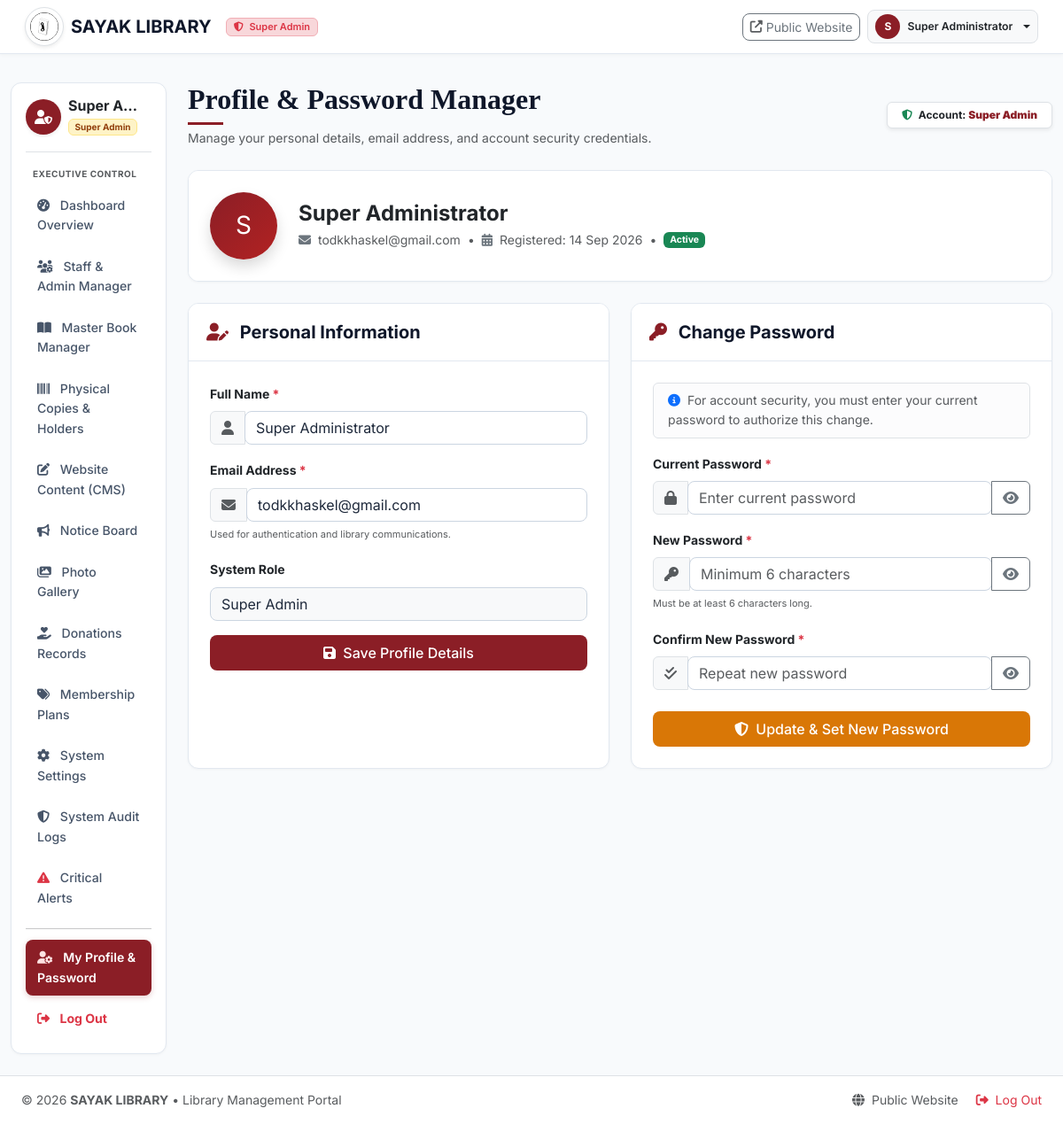
Page /member/profile.php (signed in) on the committed database.
### tables this page shows
CREATE TABLE `system_settings` (
  `id` INT UNSIGNED AUTO_INCREMENT PRIMARY KEY,
  `setting_key` VARCHAR(100) NOT NULL UNIQUE,
  `setting_value` TEXT DEFAULT NULL,
  `updated_at` TIMESTAMP DEFAULT CURRENT_TIMESTAMP ON UPDATE CURRENT_TIMESTAMP
);

CREATE TABLE `users` (
  `id` INT UNSIGNED AUTO_INCREMENT PRIMARY KEY,
  `role_id` INT UNSIGNED NOT NULL,
  `full_name` VARCHAR(100) NOT NULL,
  `email` VARCHAR(120) NOT NULL UNIQUE,
  `password` VARCHAR(255) NOT NULL,
  `status` ENUM('Active', 'Restricted', 'Suspended', 'Pending') NOT NULL DEFAULT 'Active',
  `created_at` TIMESTAMP DEFAULT CURRENT_TIMESTAMP,
  `updated_at` TIMESTAMP DEFAULT CURRENT_TIMESTAMP ON UPDATE CURRENT_TIMESTAMP,
  FOREIGN KEY (`role_id`) REFERENCES `roles` (`id`) ON DELETE CASCADE
);

CREATE TABLE `roles` (
  `id` INT UNSIGNED AUTO_INCREMENT PRIMARY KEY,
  `role_name` VARCHAR(50) NOT NULL UNIQUE,
  `role_code` VARCHAR(20) NOT NULL UNIQUE,
  `description` VARCHAR(255) DEFAULT NULL,
  `created_at` TIMESTAMP DEFAULT CURRENT_TIMESTAMP
);

### profile.php (the view, shortened to what the rows shown need)
<?php
require_once __DIR__ . '/includes/functions.php';
require_once __DIR__ . '/includes/auth.php';
$userId = $_SESSION['user_id'];
$db = getDB();
$uStmt = $db->prepare("
    SELECT u.*, r.role_name, r.role_code
    FROM users u
    JOIN roles r ON u.role_id = r.id
    WHERE u.id = ?
");
$uStmt->execute([$userId]);
$uStmt->execute([$userId]);
$user = $uStmt->fetch();
require_once __DIR__ . '/includes/header.php';
?>
<div class="container-fluid py-4">
    <div class="row g-4">
        <div class="col-lg-3 col-xl-2 d-print-none">
            <?php require_once __DIR__ . '/includes/sidebar.php'; ?>
        </div>
        <div class="col-lg-9 col-xl-10">
            <div class="d-flex flex-wrap justify-content-between align-items-center mb-4">
                <div>
                    <h2 class="section-title mb-1">Profile & Password Manager</h2>
                </div>
                <div class="mt-2 mt-md-0">
                    <span class="badge bg-white text-dark border px-3 py-2 shadow-sm font-serif">
                        <i class="fas fa-shield-alt text-success me-1"></i> Account:
                        <strong class="text-maroon" style="color: #8B1E26;"><?= escape($user['role_name']) ?></strong>
                    </span>
                </div>
            </div>
            <div class="card sayak-card mb-4 border-0 shadow-sm overflow-hidden">
                <div class="card-body p-4 bg-white">
                    <div class="d-flex flex-column flex-md-row align-items-center gap-4">
                        <div class="rounded-circle text-white d-flex align-items-center justify-content-center shadow flex-shrink-0" style="width: 76px; height: 76px; font-size: 28px; background: linear-gradient(135deg, #8B1E26 0%, #B22222 100%);">
                            <?= strtoupper(substr($user['full_name'], 0, 1)) ?>
                        </div>
                        <div class="text-center text-md-start flex-grow-1">
                            <h4 class="font-serif fw-bold text-dark mb-1"><?= escape($user['full_name']) ?></h4>
                            <div class="d-flex flex-wrap justify-content-center justify-content-md-start align-items-center gap-2 text-muted small">
                                <span><i class="fas fa-envelope text-secondary me-1"></i> <?= escape($user['email']) ?></span>
                                <span>&bull;</span>
                                <span><i class="fas fa-calendar-alt text-secondary me-1"></i> Registered: <?= format_date($user['created_at']) ?></span>
                                <span>&bull;</span>
                                <span class="badge <?= $user['status'] === 'Active' ? 'bg-success' : 'bg-warning text-dark' ?>"><?= escape($user['status']) ?></span>
                            </div>
                        </div>
                    </div>
                </div>
            </div>
            <div class="row g-4">
                <div class="col-lg-6">
                    <div class="card sayak-card h-100 border-0 shadow-sm">
                        <div class="card-body p-4">
                            <form action="" method="POST">
                                <div class="mb-3">
                                    <div class="input-group">
                                        <span class="input-group-text bg-light text-muted"><i class="fas fa-user"></i></span>
                                        <input type="text" name="full_name" class="form-control" value="<?= escape($user['full_name']) ?>" required>
                                    </div>
                                </div>
                                <div class="mb-3">
                                    <div class="input-group">
                                        <span class="input-group-text bg-light text-muted"><i class="fas fa-envelope"></i></span>
                                        <input type="email" name="email" class="form-control" value="<?= escape($user['email']) ?>" required>
                                    </div>
                                </div>
                                <div class="mb-3">
                                    <label class="form-label fw-bold small">System Role</label>
                                    <input type="text" class="form-control bg-light text-muted" value="<?= escape($user['role_name']) ?>" readonly>
                                </div>
                            </form>
                        </div>
                    </div>
                </div>
            </div>
        </div>
    </div>
</div>
<?php require_once __DIR__ . '/includes/footer.php'; ?>

### includes/header.php (shortened to what the rows shown need)
<?php
require_once __DIR__ . '/functions.php';
require_once __DIR__ . '/auth.php';
$currentUser = get_logged_in_user();
?>
<!DOCTYPE html>
<html lang="en">
<head>
    <link href="https://cdn.jsdelivr.net/npm/bootstrap@5.3.2/dist/css/bootstrap.min.css" rel="stylesheet">
    <link rel="stylesheet" href="https://cdnjs.cloudflare.com/ajax/libs/font-awesome/6.4.2/css/all.min.css">
    <link rel="stylesheet" href="<?= BASE_URL ?>assets/css/style.css">
<?php
$scriptPath = str_replace('\\', '/', $_SERVER['SCRIPT_NAME'] ?? '');
$isDashboard = (
    strpos($scriptPath, '/admin/') !== false ||
    strpos($scriptPath, '/librarian/') !== false ||
    strpos($scriptPath, '/member/') !== false ||
    (!empty($isDashboard))
);
$dashboardHomeUrl = BASE_URL;
if ($currentUser) {
    if ($currentUser['role_code'] === 'SUPER_ADMIN') {
        $dashboardHomeUrl = BASE_URL . 'admin/dashboard.php';
    } elseif ($currentUser['role_code'] === 'LIBRARIAN') {
        $dashboardHomeUrl = BASE_URL . 'librarian/dashboard.php';
    } else {
        $dashboardHomeUrl = BASE_URL . 'member/dashboard.php';
    }
}
?>
</head>
<body class="<?= $isDashboard ? 'dashboard-layout bg-light d-flex flex-column min-vh-100' : '' ?>">
<?php if ($isDashboard): ?>
    <?php
    $logoVal = get_setting('site_logo', '');
    if (!empty($logoVal) && file_exists(ROOT_PATH . 'uploads/' . $logoVal)) {
        $logoUrl = BASE_URL . 'uploads/' . $logoVal;
    } else {
        $logoUrl = BASE_URL . 'assets/images/site_logo.png';
    }
    $roleName = $currentUser['role_name'] ?? 'Dashboard';
    $roleCode = $currentUser['role_code'] ?? '';
    ?>
    <header class="navbar navbar-expand navbar-light bg-white sticky-top shadow-sm px-3 d-print-none dashboard-navbar border-bottom" style="z-index: 1040; min-height: 58px;">
        <div class="container-fluid d-flex align-items-center justify-content-between">
            <div class="d-flex align-items-center">
                <a href="<?= $dashboardHomeUrl ?>" class="navbar-brand d-flex align-items-center me-3 py-0 text-dark">
                    <img src="<?= $logoUrl ?>" alt="Sayak Logo" class="rounded-circle bg-white p-1 me-2 border shadow-sm" style="width: 44px; height: 44px; object-fit: cover;">
                    <span class="font-serif fw-bold text-dark fs-5 tracking-wide" style="color: #0F172A !important;"><?= escape(get_setting('library_name', 'SAYAK LIBRARY')) ?></span>
                </a>
                <?php
                $roleBadgeClass = 'bg-primary-subtle text-primary border-primary-subtle';
                $roleIcon = 'fa-user';
                if ($roleCode === 'SUPER_ADMIN') {
                    $roleBadgeClass = 'bg-danger-subtle text-danger border-danger-subtle';
                    $roleIcon = 'fa-shield-alt';
                } elseif ($roleCode === 'LIBRARIAN') {
                    $roleBadgeClass = 'bg-primary-subtle text-primary border-primary-subtle';
                    $roleIcon = 'fa-book-reader';
                } else {
                    $roleBadgeClass = 'bg-success-subtle text-success border-success-subtle';
                    $roleIcon = 'fa-user-check';
                }
                ?>
                <span class="badge border <?= $roleBadgeClass ?> font-serif px-2 py-1 align-middle d-none d-sm-inline-block" style="font-size: 11px; font-weight: 600;">
                    <i class="fas <?= $roleIcon ?> me-1"></i>
                    <?= escape($roleName) ?>
                </span>
            </div>
            <div class="d-flex align-items-center gap-2">
                <a href="<?= BASE_URL ?>" target="_blank" class="btn btn-sm btn-outline-secondary font-serif d-none d-md-inline-flex align-items-center rounded-3" title="Open Public Website in new tab">
                    <i class="fas fa-external-link-alt me-1 text-muted"></i> Public Website
                </a>
                <?php if ($currentUser): ?>
                    <div class="dropdown">
                        <button class="btn btn-sm bg-light border d-flex align-items-center gap-2 py-1 px-2 rounded-3 dropdown-toggle text-dark" type="button" data-bs-toggle="dropdown" aria-expanded="false">
                            <div class="rounded-circle text-white d-flex align-items-center justify-content-center fw-bold" style="width: 28px; height: 28px; font-size: 12px; background-color: #8B1E26;">
                                <?= strtoupper(substr($currentUser['full_name'] ?? 'U', 0, 1)) ?>
                            </div>
                            <span class="small fw-semibold d-none d-sm-inline-block text-truncate text-dark" style="max-width: 140px;">
                                <?= escape($currentUser['full_name']) ?>
                            </span>
                        </button>
                    </div>
                <?php endif; ?>
            </div>
        </div>
    </header>
<?php endif; ?>
<div class="main-content-wrapper <?= $isDashboard ? 'flex-grow-1' : '' ?>">

### includes/sidebar.php (shortened to what the rows shown need)
<?php
require_once __DIR__ . '/auth.php';
$currentUser = get_logged_in_user();
?>
<div class="card sayak-card p-3 shadow-sm border-0 sticky-top mb-3 mb-lg-0" style="top: 70px; z-index: 1000;">
    <div class="d-flex align-items-center justify-content-between pb-3 mb-3 border-bottom">
        <a href="<?= BASE_URL ?>profile.php" class="d-flex align-items-center me-2 overflow-hidden text-decoration-none" title="Manage Profile & Change Password">
            <div class="overflow-hidden">
                <h6 class="fw-bold font-serif mb-0 text-dark text-truncate" style="max-width: 140px;"><?= escape($currentUser['full_name']) ?></h6>
                <span class="badge bg-gold text-dark font-serif" style="font-size:10px; font-weight:700;"><?= escape($currentUser['role_name']) ?></span>
            </div>
        </a>
    </div>
</div>

### includes/footer.php (shortened to what the rows shown need)
</div>
<?php
$scriptPath = str_replace('\\', '/', $_SERVER['SCRIPT_NAME'] ?? '');
$isDashboard = (
    strpos($scriptPath, '/admin/') !== false ||
    strpos($scriptPath, '/librarian/') !== false ||
    strpos($scriptPath, '/member/') !== false ||
    (!empty($isDashboard))
);
?>
<?php if ($isDashboard): ?>
    <footer class="portal-footer py-3 text-center text-muted small border-top bg-white mt-auto d-print-none">
        <div class="container-fluid d-flex flex-wrap justify-content-between align-items-center px-4">
            <span>&copy; <?= date('Y') ?> <strong><?= escape(get_setting('library_name', 'SAYAK LIBRARY')) ?></strong> &bull; Library Management Portal</span>
            <div>
                <a href="<?= BASE_URL ?>" target="_blank" class="text-muted me-3 text-decoration-none"><i class="fas fa-globe me-1"></i> Public Website</a>
                <a href="<?= BASE_URL ?>logout.php" class="text-danger text-decoration-none"><i class="fas fa-sign-out-alt me-1"></i> Log Out</a>
            </div>
        </div>
    </footer>
<?php endif; ?>
</body>
</html>

### rows in the picture
system_settings: setting_value "SAYAK LIBRARY"
users: role.role_name "Super Admin", full_name "S", full_name "Super Administrator", full_name "Super A…", email "todkkhaskel@gmail.com", created_at "14 Sep 2026", status "Active"
